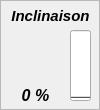
  <widget class="QFrame" name="frame_6">
   <property name="geometry">
    <rect>
     <x>230</x>
     <y>130</y>
     <width>100</width>
     <height>110</height>
    </rect>
   </property>
   <property name="minimumSize">
    <size>
     <width>100</width>
     <height>110</height>
    </size>
   </property>
   <property name="maximumSize">
    <size>
     <width>100</width>
     <height>110</height>
    </size>
   </property>
   <property name="toolTipDuration">
    <number>-1</number>
   </property>
   <property name="frameShape">
    <enum>QFrame::StyledPanel</enum>
   </property>
   <property name="frameShadow">
    <enum>QFrame::Plain</enum>
   </property>
   <widget class="QLabel" name="label_7">
    <property name="geometry">
     <rect>
      <x>0</x>
      <y>0</y>
      <width>101</width>
      <height>31</height>
     </rect>
    </property>
    <property name="font">
     <font>
      <pointsize>11</pointsize>
      <weight>75</weight>
      <italic>true</italic>
      <bold>true</bold>
      <underline>false</underline>
     </font>
    </property>
    <property name="text">
     <string>Inclinaison</string>
    </property>
    <property name="alignment">
     <set>Qt::AlignCenter</set>
    </property>
   </widget>
   <widget class="QLabel" name="label_ch7">
    <property name="geometry">
     <rect>
      <x>0</x>
      <y>80</y>
      <width>71</width>
      <height>31</height>
     </rect>
    </property>
    <property name="font">
     <font>
      <pointsize>12</pointsize>
      <weight>75</weight>
      <italic>true</italic>
      <bold>true</bold>
     </font>
    </property>
    <property name="text">
     <string>0 %</string>
    </property>
    <property name="alignment">
     <set>Qt::AlignCenter</set>
    </property>
   </widget>
   <widget class="QProgressBar" name="progressBar_ch7">
    <property name="geometry">
     <rect>
      <x>70</x>
      <y>30</y>
      <width>21</width>
      <height>71</height>
     </rect>
    </property>
    <property name="sizePolicy">
     <sizepolicy hsizetype="Fixed" vsizetype="Expanding">
      <horstretch>0</horstretch>
      <verstretch>0</verstretch>
     </sizepolicy>
    </property>
    <property name="maximum">
     <number>1</number>
    </property>
    <property name="value">
     <number>0</number>
    </property>
    <property name="alignment">
     <set>Qt::AlignCenter</set>
    </property>
    <property name="textVisible">
     <bool>false</bool>
    </property>
    <property name="orientation">
     <enum>Qt::Vertical</enum>
    </property>
    <property name="invertedAppearance">
     <bool>false</bool>
    </property>
    <property name="textDirection">
     <enum>QProgressBar::TopToBottom</enum>
    </property>
   </widget>
   <widget class="QLabel" name="icon_ch7">
    <property name="geometry">
     <rect>
      <x>10</x>
      <y>30</y>
      <width>51</width>
      <height>51</height>
     </rect>
    </property>
    <property name="toolTip">
     <string/>
    </property>
    <property name="toolTipDuration">
     <number>-1</number>
    </property>
    <property name="text">
     <string/>
    </property>
    <property name="pixmap">
     <pixmap resource="../resources.qrc">:/resources/img/resources/img/Triangle-ruler-icon.png</pixmap>
    </property>
    <property name="scaledContents">
     <bool>true</bool>
    </property>
   </widget>
  </widget>
